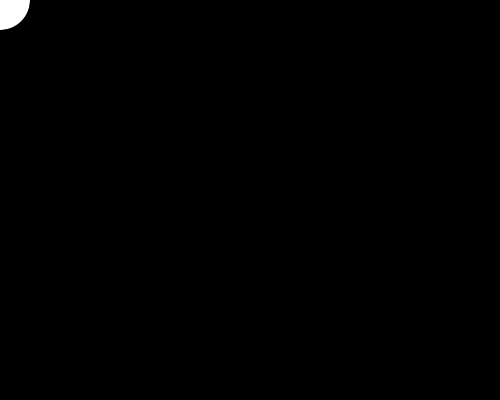
Frame 1 (no input)
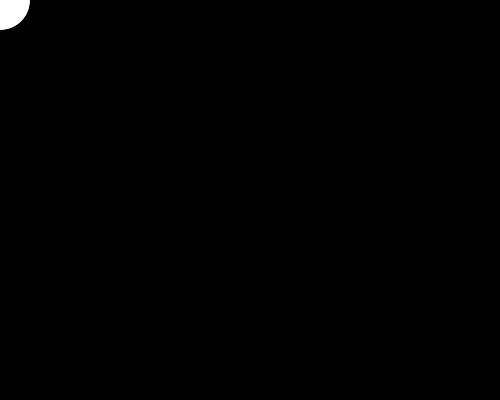
Frame 60 (the mouse pressed at the canvas centre just before this capture)
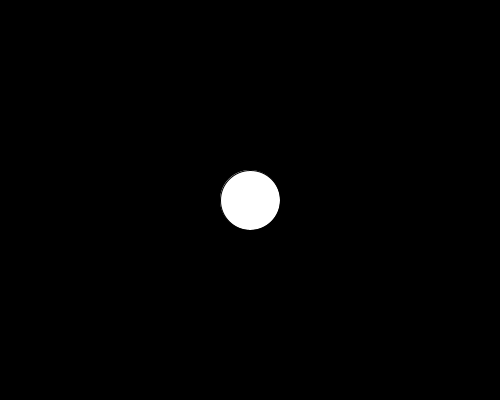
Frame 120 (the mouse held since frame 60 and released just before this capture)

The Processing sketch that drew these frames (run headless with seeded random() and noise(); from frame 60 on, the mouse is pressed at the canvas centre):

// Processing sketch: MotionCircles
// ── MotionCircles.pde
// Motion Circles
// Made by Sarthak Bhalekar
// Processing : Hour of Code


void setup() {
  size(500, 400);
  background(0);
}

void draw() {
  if (mousePressed) {
    background(0);
  }
  ellipse(mouseX, mouseY, 60, 60);
}
